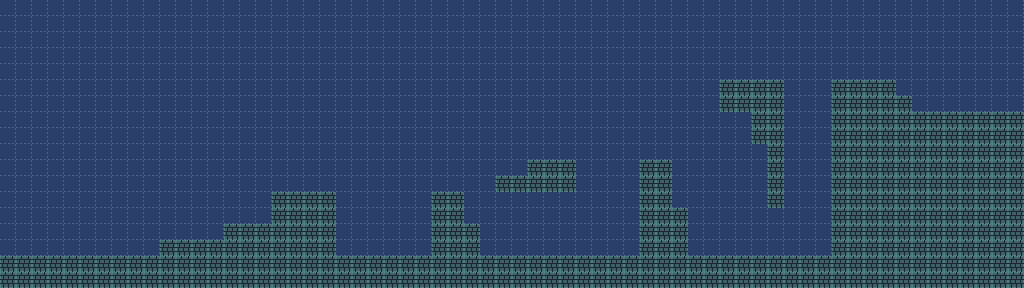

The image is a tile-based game level rendered from a .tmx file. Its description and source (layers, tilesets, objects; grid data summarised) follow:
An orthogonal 64x18 tile map with 16x16 px tiles, 3 tile layers (background, collision, ai), 2 tilesets and 2 objects (Player, TestEnemy).

<map version="1.0" orientation="orthogonal" renderorder="right-down" width="64" height="18" tilewidth="16" tileheight="16" nextobjectid="24">
 <tileset firstgid="1" name="dungeon" tilewidth="16" tileheight="16" tilecount="48" columns="4">
  <image source="dungeon.png" width="64" height="192" />
 </tileset>
 <tileset firstgid="49" name="ai" tilewidth="16" tileheight="16" tilecount="2" columns="2">
  <image source="ai.png" width="32" height="16" />
 </tileset>
 <layer name="background" width="64" height="18">
  <data>[1152 cells, 1152 non-empty, 1 distinct tile ids]</data>
 </layer>
 <layer name="collision" width="64" height="18">
  <data>[1152 cells, 320 non-empty, 1 distinct tile ids]</data>
 </layer>
 <layer name="ai" width="64" height="18">
  <data>[1152 cells, 0 non-empty, 0 distinct tile ids]</data>
 </layer>
 <objectgroup name="entities">
  <object id="18" type="Player" x="80" y="240">
   <ellipse />
  </object>
  <object id="21" type="TestEnemy" x="976" y="96">
   <ellipse />
  </object>
 </objectgroup>
</map>